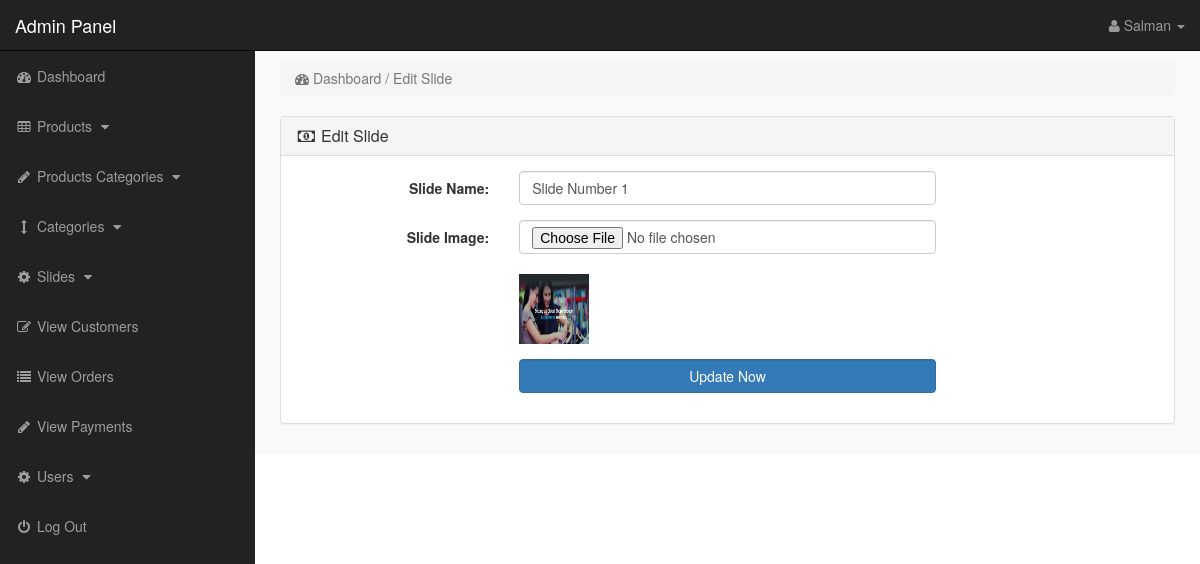
The app's page /admin_area/index.php?edit_slide=1 (signed in) with its own data.
### tables this page shows
CREATE TABLE `slider` (
  `slide_id` int(10) NOT NULL,
  `slide_name` varchar(255) NOT NULL,
  `slide_image` text NOT NULL
);

### admin_area/edit_slide.php (the view, shortened to what this page needs)
<?php
if(!isset($_SESSION['admin_email'])){
echo "<script>window.open('login.php','_self')</script>";
}
else {
?>
<?php
if(isset($_GET['edit_slide'])){
$edit_id = $_GET['edit_slide'];
$edit_slide = "select * from slider where slide_id='$edit_id'";
$run_edit = mysqli_query($con,$edit_slide);
$row_edit = mysqli_fetch_array($run_edit);
$slide_name = $row_edit['slide_name'];
$slide_image = $row_edit['slide_image'];
}
?>
<div class="row" >
<div class="col-lg-12" >
<ol class="breadcrumb">
<li class="active">
<i class="fa fa-dashboard" ></i> Dashboard / Edit Slide
</li>
</ol>
</div>
</div>
<div class="row" >
<div class="col-lg-12" >
<div class="panel panel-default" >
<div class="panel-heading" >
<h3 class="panel-title" >
<i class="fa fa-money fa-fw"></i> Edit Slide
</h3>
</div>
<div class="panel-body" >
<form class="form-horizontal" action="" method="post" enctype="multipart/form-data" >
<div class="form-group" >
<label class="col-md-3 control-label">Slide Name:</label>
<div class="col-md-6">
<input type="text" name="slide_name" class="form-control" value="<?php echo $slide_name; ?>">
</div>
</div>
<div class="form-group" >
<label class="col-md-3 control-label">Slide Image:</label>
<div class="col-md-6">
<input type="file" name="slide_image" class="form-control" >
<br>
 <img src="slides_images/<?php echo $slide_image; ?>" width="70" height="70" >
</div>
</div>
<div class="form-group" >
<label class="col-md-3 control-label"></label>
<div class="col-md-6">
<input type="submit" name="update" value="Update Now" class=" btn btn-primary form-control" >
</div>
</div>
</form>
</div>
</div>
</div>
</div>
<?php } ?>

### admin_area/includes/sidebar.php (shortened to what this page needs)
<?php
if(!isset($_SESSION['admin_email'])){
echo "<script>window.open('login.php','_self')</script>";
}
else {
?>
<nav class="navbar navbar-inverse navbar-fixed-top" >
<div class="navbar-header" >
<a class="navbar-brand" href="index.php?dashboard" >Admin Panel</a>
</div>
<ul class="nav navbar-right top-nav" >
<li class="dropdown" >
<a href="#" class="dropdown-toggle" data-toggle="dropdown" >
<i class="fa fa-user" ></i>
<?php echo $admin_name; ?> <b class="caret" ></b>
</a>
</li>
</ul>
<div class="collapse navbar-collapse navbar-ex1-collapse">
<ul class="nav navbar-nav side-nav">
<li>
<a href="index.php?dashboard">
<i class="fa fa-fw fa-dashboard"></i> Dashboard
</a>
</li>
<li>
<a href="#" data-toggle="collapse" data-target="#products">
<i class="fa fa-fw fa-table"></i> Products
<i class="fa fa-fw fa-caret-down"></i>
</a>
</li>
<li>
<a href="#" data-toggle="collapse" data-target="#p_cat">
<i class="fa fa-fw fa-pencil"></i> Products Categories
<i class="fa fa-fw fa-caret-down"></i>
</a>
</li>
<li>
<a href="#" data-toggle="collapse" data-target="#cat">
<i class="fa fa-fw fa-arrows-v"></i> Categories
<i class="fa fa-fw fa-caret-down"></i>
</a>
</li>
<li>
<a href="#" data-toggle="collapse" data-target="#slides">
<i class="fa fa-fw fa-gear"></i> Slides
<i class="fa fa-fw fa-caret-down"></i>
</a>
</li>
<li>
<a href="index.php?view_customers">
<i class="fa fa-fw fa-edit"></i> View Customers
</a>
</li>
<li>
<a href="index.php?view_orders">
<i class="fa fa-fw fa-list"></i> View Orders
</a>
</li>
<li>
<a href="index.php?view_payments">
<i class="fa fa-fw fa-pencil"></i> View Payments
</a>
</li>
<li>
<a href="#" data-toggle="collapse" data-target="#users">
<i class="fa fa-fw fa-gear"></i> Users
<i class="fa fa-fw fa-caret-down"></i>
</a>
</li>
<li>
<a href="logout.php">
<i class="fa fa-fw fa-power-off"></i> Log Out
</a>
</li>
</ul>
</div>
</nav>
<?php } ?>

### admin_area/css/style.css (style rules this page uses)
body { margin-top:100px; }
@media (min-width: 768px) { body { margin-top:50px; } }
.top-nav { padding:0 15px; }
.top-nav>li { display:inline-block; float:left; }
.top-nav>li>a { padding-top:15px; padding-bottom:15px; line-height:20px; color:#999; }
@media (min-width: 768px) { .side-nav { position:fixed; top:51px; width:255px; border-radius:0; overflow-y:auto; background-color: #222; bottom:0; overflow-x:hidden; padding-bottom:40px; } }
@media (min-width: 768px) { .side-nav>li>a { width:255px; } }
.panel-body { border-radius:5px; }

### records on screen
slider: slide_name "Slide Number 1", slide_image (picture)

### other values on screen
$admin_name "Salman"
